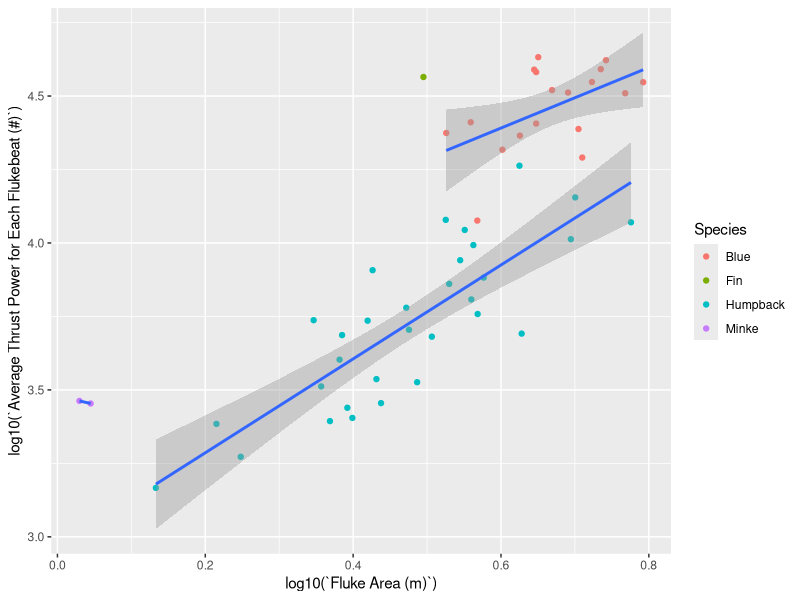
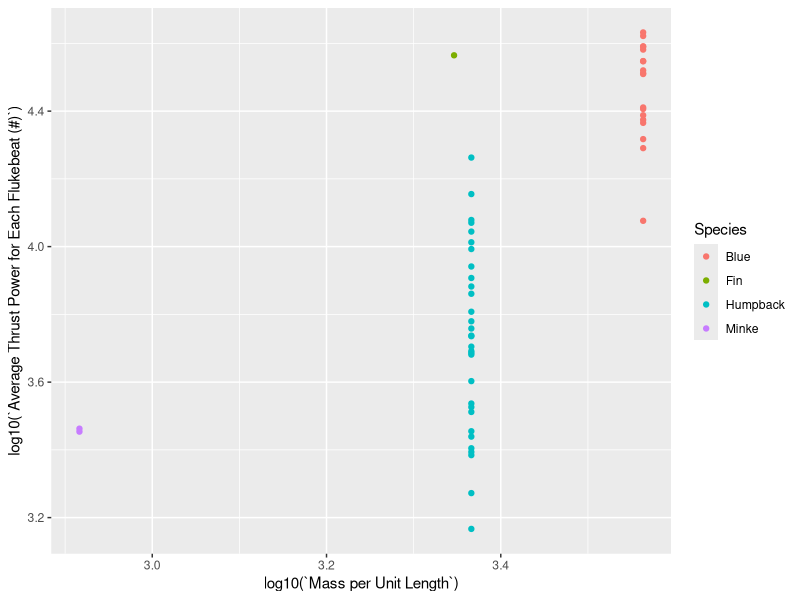
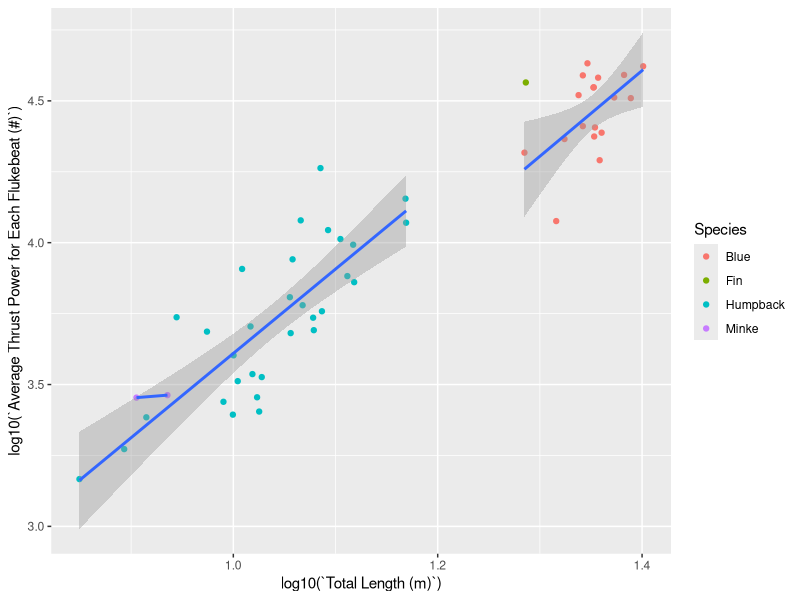
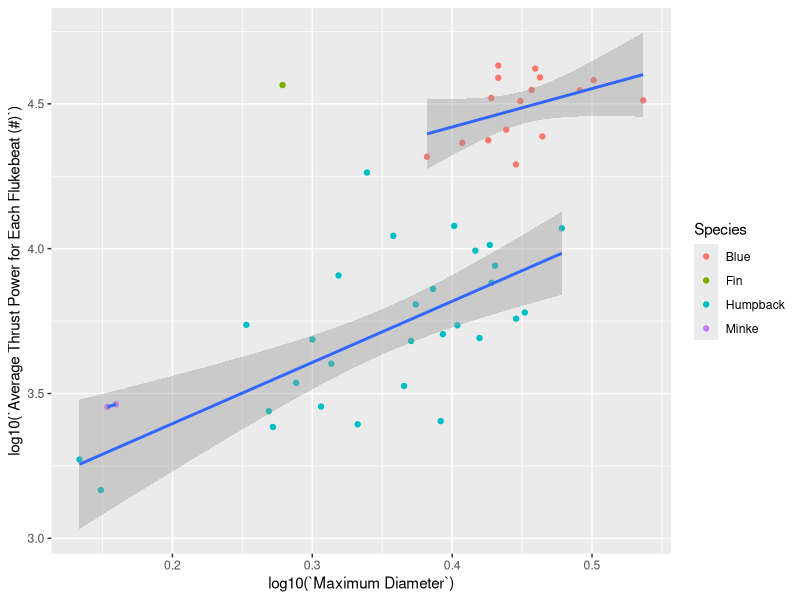
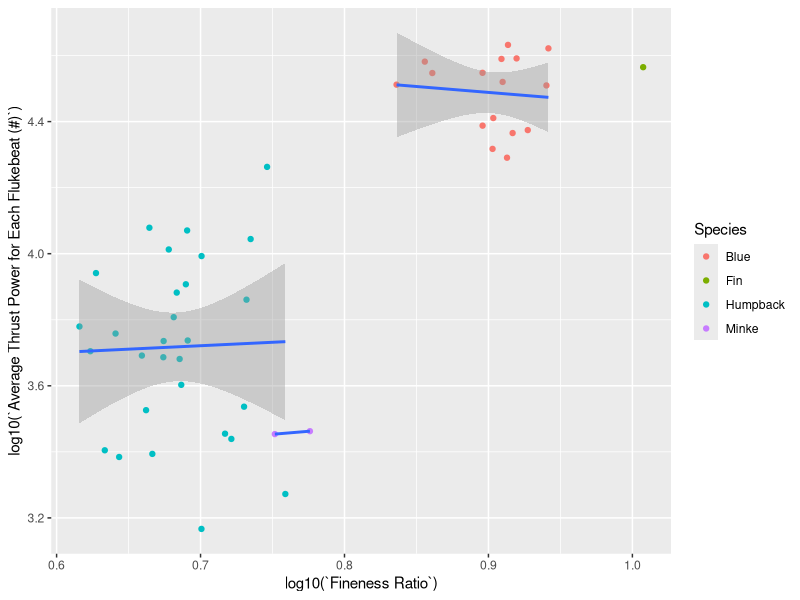

These figures' R source, in order:
####################
# Hayden's Figures
####################

#load packages----
library(tidyverse)
library(readxl)

# importing data----
d_master <- read_excel("Data Sheet with Fluke Area and Chord Length.xlsx")
d_matlab <-  read_excel("Good R MATLAB.xlsx")
# joining data frames
d_full <- left_join(d_master, d_matlab, by = c("ID #","Species", "Whale")) #ID 15 Fin Whale is not loading (NA)

##############
# Thrust Figures
##############

# Figure Thrust vs. Fluke Area 
PtvFA <- ggplot(data = d_full, aes(log10(`Fluke Area (m)`), log10(`Average Thrust Power for Each Flukebeat (#)`) )) +
  geom_point(aes(color = Species)) +
  geom_smooth(aes(group = Species), method = 'lm')
PtvFA

# Figure Thrust vs. Mass per Unit Length 
PtvMpUL <- ggplot(data = d_full, aes(log10(`Mass per Unit Length`), log10(`Average Thrust Power for Each Flukebeat (#)`) )) +
  geom_point(aes(color = Species)) +
  geom_smooth(aes(group = Species), method = 'lm')
PtvMpUL

# Figure Thrust vs. Total Length
PtvTL <- ggplot(data = d_full, aes(log10(`Total Length (m)`), log10(`Average Thrust Power for Each Flukebeat (#)`))) +
  geom_point(aes(color = Species)) + 
  geom_smooth(aes(group = Species), method = 'lm')
PtvTL

# Figure Thrust vs. Maximum Diameter 
PtvMD <- ggplot(data = d_full, aes(log10(`Maximum Diameter`), log10(`Average Thrust Power for Each Flukebeat (#)`))) +
  geom_point(aes(color = Species)) + 
  geom_smooth(aes(group = Species), method = 'lm')
PtvMD

# Figure Thrust vs. Fineness Ratio
PtvFR <- ggplot(data = d_full, aes(log10(`Fineness Ratio`), log10(`Average Thrust Power for Each Flukebeat (#)`))) +
  geom_point(aes(color = Species)) + 
  geom_smooth(aes(group = Species), method = 'lm')
PtvFR